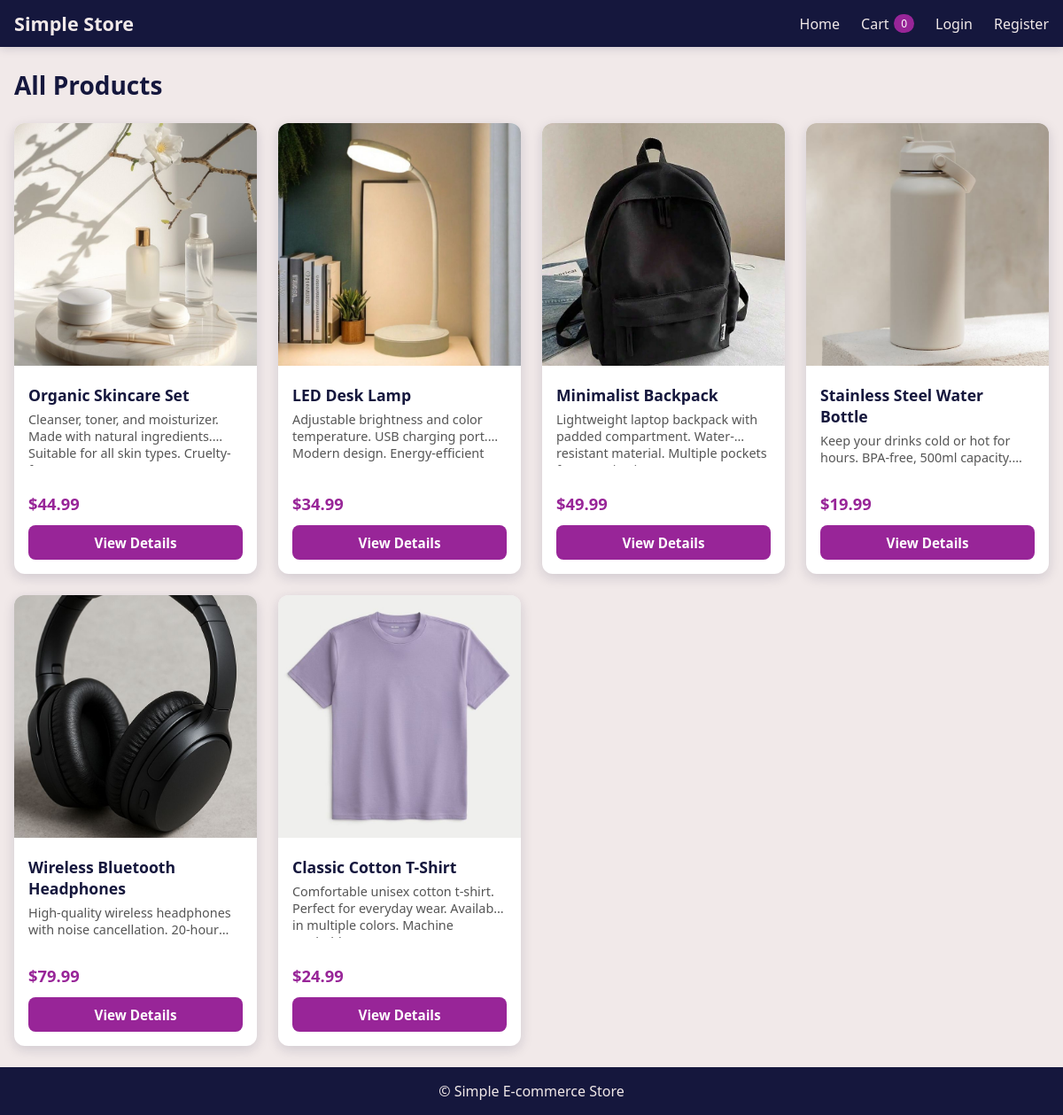
The page / on the database its author committed.
### apps/products/models.py (models this page shows, shortened)
class Product(models.Model):
    name = models.CharField(max_length=200)
    description = models.TextField()
    price = models.DecimalField(max_digits=10, decimal_places=2)
    image = models.ImageField(upload_to='products/', blank=True, null=True)
    stock = models.PositiveIntegerField(default=0)
    created_at = models.DateTimeField(auto_now_add=True)
    class Meta:
        ordering = ['-created_at']

### apps/products/views.py (the view)
# urls.py: path('', views.product_list, name='product_list'),
def product_list(request):
    products = Product.objects.all()
    return render(request, 'products/product_list.html', {'products': products})

### apps/cart/cart.py (called while the page is built)
    def __len__(self):
        return sum(item['quantity'] for item in self.cart.values())

    def get_total_price(self):
        return sum(
            Decimal(item['price']) * item['quantity']
            for item in self.cart.values()
        )

### apps/cart/context_processors.py (called while the page is built)
def cart_total(request):
    from .cart import Cart
    cart = Cart(request)
    return {
        'cart_total_items': len(cart),
        'cart_total_price': cart.get_total_price(),
    }

### templates/products/product_list.html (shortened to what this page needs)
{% extends 'base.html' %}
{% load static %}
{% block content %}
<h1 class="page-title">All Products</h1>
<div class="products-grid">
    {% for product in products %}
    <article class="product-card">
        <a href="{% url 'products:product_detail' product.pk %}">
            {% if product.image %}
                <img class="product-card-image" src="{{ product.image.url }}" alt="{{ product.name }}">
            {% else %}
                <img class="product-card-image" src="{% static 'images/placeholder.svg' %}" alt="{{ product.name }}">
            {% endif %}
        </a>
        <div class="product-card-body">
            <h2 class="product-card-title">{{ product.name }}</h2>
            <p class="product-card-desc">{{ product.description|truncatewords:15 }}</p>
            <p class="product-card-price">${{ product.price }}</p>
            <a href="{% url 'products:product_detail' product.pk %}" class="btn btn-primary">View Details</a>
        </div>
    </article>
    {% empty %}
    <p>No products yet.</p>
    {% endfor %}
</div>
{% endblock %}

### templates/base.html (shortened to what this page needs)
{% load static %}
<!DOCTYPE html>
<html lang="en">
<head>
    <link rel="stylesheet" href="{% static 'css/style.css' %}">
</head>
<body>
    <nav class="navbar">
        <div class="nav-container">
            <a href="{% url 'products:product_list' %}" class="nav-brand">Simple Store</a>
            <ul class="nav-menu">
                <li><a href="{% url 'products:product_list' %}">Home</a></li>
                <li>
                    <a href="{% url 'cart:cart_detail' %}" class="nav-cart">
                        Cart
                        <span class="cart-badge" id="cart-count">{{ cart_total_items|default:0 }}</span>
                    </a>
                </li>
                {% if user.is_authenticated %}
                    <li><span class="nav-user">Hello, {{ user.username }}</span></li>
                    <li>
                        <form action="{% url 'users:logout' %}" method="post" class="nav-logout-form">
                            {% csrf_token %}
                            <button type="submit" class="nav-logout-btn">Logout</button>
                        </form>
                    </li>
                {% else %}
                    <li><a href="{% url 'users:login' %}">Login</a></li>
                    <li><a href="{% url 'users:register' %}">Register</a></li>
                {% endif %}
            </ul>
        </div>
    </nav>
    <main class="main-content">
        {% block content %}{% endblock %}
    </main>
    <footer class="footer">
        <div class="footer-inner">&copy; Simple E-commerce Store</div>
    </footer>
</body>
</html>

### static/css/style.css (style rules this page uses)
:root { --navy: #15173D; --purple: #982598; --pink: #E491C9; --cream: #F1E9E9; --white: #fff; --shadow: rgba(21, 23, 61, 0.15); }
* { box-sizing: border-box; }
body { margin: 0; font-family: 'Segoe UI', system-ui, sans-serif; background: var(--cream); color: var(--navy); min-height: 100vh; display: flex; flex-direction: column; }
.navbar { background: var(--navy); color: var(--cream); padding: 0.75rem 1rem; position: sticky; top: 0; z-index: 100; box-shadow: 0 2px 10px var(--shadow); }
.nav-container { max-width: 1200px; margin: 0 auto; display: flex; align-items: center; justify-content: space-between; }
.nav-brand { font-weight: 700; font-size: 1.35rem; color: var(--cream); text-decoration: none; }
.nav-menu { list-style: none; margin: 0; padding: 0; display: flex; align-items: center; gap: 1.5rem; }
.nav-menu a { color: var(--cream); text-decoration: none; font-weight: 500; }
.nav-cart { display: inline-flex; align-items: center; gap: 0.35rem; }
.cart-badge { background: var(--purple); color: var(--white); font-size: 0.75rem; padding: 0.15rem 0.5rem; border-radius: 999px; min-width: 1.4em; text-align: center; }
.main-content { flex: 1; max-width: 1200px; margin: 0 auto; padding: 1.5rem 1rem; width: 100%; }
.products-grid { display: grid; grid-template-columns: repeat(auto-fill, minmax(260px, 1fr)); gap: 1.5rem; }
.product-card { background: var(--white); border-radius: 12px; overflow: hidden; box-shadow: 0 4px 14px var(--shadow); transition: transform 0.2s, box-shadow 0.2s; display: flex; flex-direction: column; }
.product-card-image { aspect-ratio: 1; object-fit: cover; width: 100%; background: var(--cream); }
.product-card-body { padding: 1rem; flex: 1; display: flex; flex-direction: column; }
.product-card-title { margin: 0 0 0.35rem; font-size: 1.1rem; color: var(--navy); }
.product-card-desc { margin: 0 0 0.75rem; font-size: 0.9rem; color: #555; flex: 1; display: -webkit-box; -webkit-line-clamp: 2; -webkit-box-orient: vertical; overflow: hidden; }
.product-card-price { font-weight: 700; color: var(--purple); font-size: 1.15rem; margin-bottom: 0.75rem; }
.btn { display: inline-block; padding: 0.6rem 1.2rem; border-radius: 8px; font-weight: 600; text-align: center; text-decoration: none; border: none; cursor: pointer; font-size: 0.95rem; transition: background 0.2s, color 0.2s; }
.btn-primary { background: var(--purple); color: var(--white); }
.footer { background: var(--navy); color: var(--cream); padding: 1rem; text-align: center; margin-top: auto; }
.footer-inner { max-width: 1200px; margin: 0 auto; }
.page-title { margin: 0 0 1.5rem; color: var(--navy); font-size: 1.75rem; }

### rows shown on the page
Product: image (picture), name "Organic Skincare Set", description "Cleanser, toner, and moisturizer. Made with natural ingredients. Suitable for all skin…", price "44.99"
Product: image (picture), name "LED Desk Lamp", description "Adjustable brightness and color temperature. USB charging port. Modern design.…", price "34.99"
Product: image (picture), name "Minimalist Backpack", description "Lightweight laptop backpack with padded compartment. Water-resistant material. Multiple…", price "49.99"
Product: image (picture), name "Stainless Steel Water Bottle", description "Keep your drinks cold or hot for hours. BPA-free, 500ml…", price "19.99"
Product: image (picture), name "Wireless Bluetooth Headphones", description "High-quality wireless headphones with noise cancellation.…", price "79.99"
Product: image (picture), name "Classic Cotton T-Shirt", description "Comfortable unisex cotton t-shirt. Perfect for everyday wear. Available in multiple colors.…", price "24.99"

### other values the page prints
{{ cart_total_items|default:0 }} "0"
